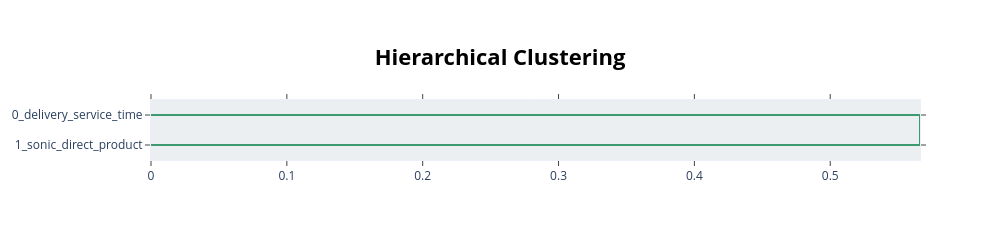

This figure's notebook cell:
### Code cell
topic_model_emp.visualize_hierarchy()

### Figure 1 — Plotly figure (JSON) as saved in the notebook; plotly's stock layout.template omitted (floating-point values rounded to 4 significant figures)
{"data": [{"hoverinfo": "text", "marker": {"color": "rgb(61,153,112)"}, "mode": "lines", "type": "scatter", "x": [0.0, 0.5661, 0.5661, 0.0], "xaxis": "x", "y": [-5.0, -5.0, -15.0, -15.0], "yaxis": "y"}], "layout": {"autosize": false, "height": 230, "hoverlabel": {"bgcolor": "white", "font": {"family": "Rockwell", "size": 16}}, "hovermode": "closest", "plot_bgcolor": "#ECEFF1", "showlegend": false, "title": {"font": {"color": "Black", "size": 22}, "text": "<b>Hierarchical Clustering</b>", "x": 0.5, "xanchor": "center", "yanchor": "top"}, "width": 1000, "xaxis": {"mirror": "allticks", "rangemode": "tozero", "showgrid": false, "showline": true, "showticklabels": true, "ticks": "outside", "type": "linear", "zeroline": false}, "yaxis": {"mirror": "allticks", "range": [-20, 0], "rangemode": "tozero", "showgrid": false, "showline": true, "showticklabels": true, "tickmode": "array", "ticks": "outside", "ticktext": ["0_delivery_service_time", "1_sonic_direct_product"], "tickvals": [-5, -15], "type": "linear", "zeroline": false}}}
